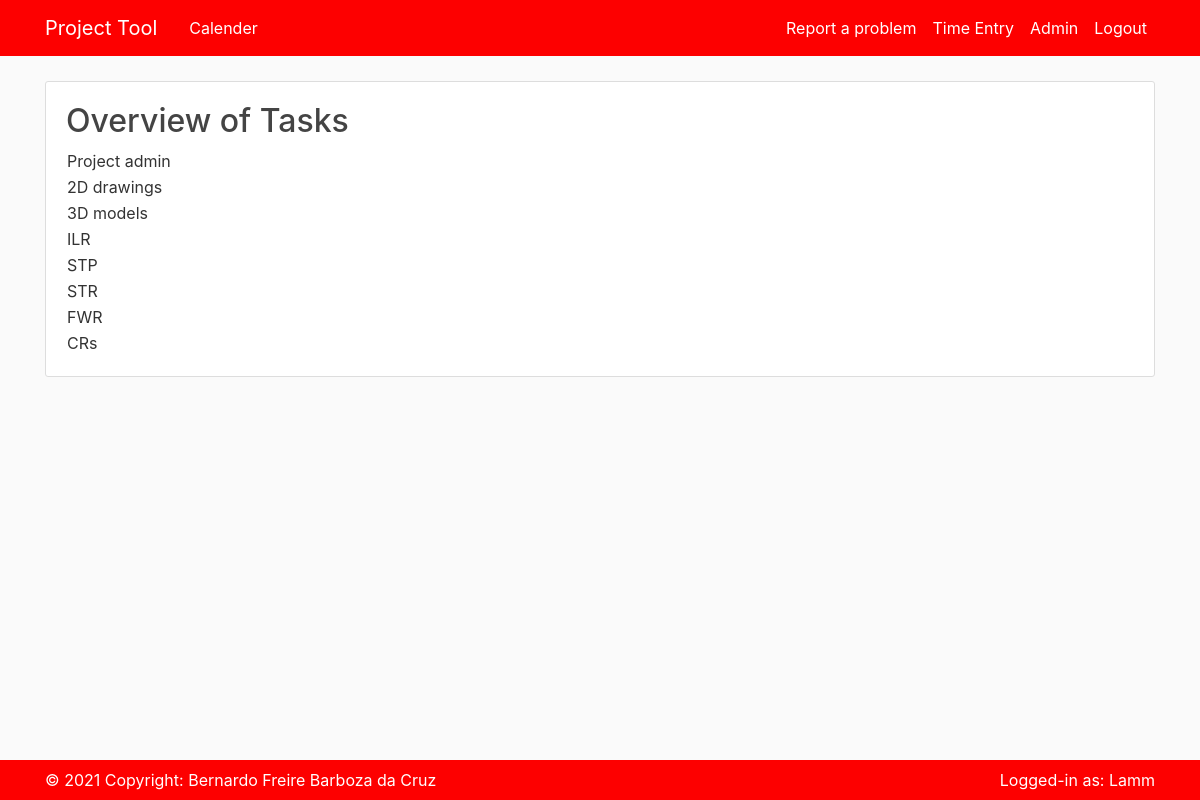
The app's page /admin/admin/tasks/ (signed in) with its own data.
### pm_app/models.py (models this page shows, shortened)
class Task(db.Model):
    id = db.Column(db.Integer, primary_key=True)
    task_name = db.Column(db.Text(100),unique=False,nullable=False)
    task_description = db.Column(db.Text(100),unique=False)
    workedfor = db.relationship('WorkedFor',backref='task',lazy=True)

class User(db.Model, UserMixin):
    id = db.Column(db.Integer, primary_key=True)
    username = db.Column(db.String(20), unique=True, nullable=False)
    email = db.Column(db.String(120), unique=True, nullable=False)
    image_file = db.Column(db.String(20), nullable=False, default='default.jpg')
    password = db.Column(db.String(60), nullable=False)
    supplier = db.Column(db.Integer, nullable=False)
    posts = db.relationship('Post', backref='author', lazy=True)
    workedfor = db.relationship('WorkedFor', backref='author', lazy=True)

### pm_app/routes.py (the view)
@app.route("/admin/<string:username>/tasks/", methods=['GET', 'POST'])
@login_required
def overview_tasks(username):
    tasks = Task.query.all()
    kind = 'tasks'
    return render_template(
        'overview_tasks.html',
        title=f'Overview {kind.capitalize()}',
        kind=kind,
        infos=tasks,
        )

### pm_app/models.py (called while the page is built)
@login_manager.user_loader
def load_user(user_id):
    return User.query.get(int(user_id))

### pm_app/templates/overview_tasks.html (shortened to what this page needs)
{% extends "layout.html" %}
{% block content %}
<div class="content-section">
    <h2>Overview of {{kind.capitalize()}}</h2>
    <table>
        {%for info in infos%}
        <tr>
            <td>{{info.task_name}}
            </td>
        </tr>
        {%endfor%}
    </table>
</div>
{% endblock %}

### pm_app/templates/layout.html (shortened to what this page needs)
<!DOCTYPE html>
<html>
<head>
    <link rel="stylesheet" href="https://maxcdn.bootstrapcdn.com/bootstrap/4.0.0/css/bootstrap.min.css">
    <link rel="stylesheet" type="text/css" href="{{ url_for('static', filename='main.css') }}">
</head>
<body>
    <header class="site-header">
      <nav class="navbar navbar-expand-md navbar-dark bg-steel fixed-top">
        <div class="container">
          <a class="navbar-brand mr-4" href="/">Project Tool</a>
          <div class="collapse navbar-collapse" id="navbarToggle">
            <div class="navbar-nav mr-auto">
              <a class="nav-item nav-link" href="{{ url_for('calendar_overview') }}">Calender</a>
            </div>
            <div class="navbar-nav">
              {% if current_user.is_authenticated %}
                <a class="nav-item nav-link" href="{{ url_for('new_post') }}">Report a problem</a>
                <a class="nav-item nav-link" href="{{ url_for('create_time_entry') }}">Time Entry</a>
                <a class="nav-item nav-link" href="{{ url_for('admin')}}">Admin</a>
                <a class="nav-item nav-link" href="{{ url_for('logout') }}">Logout</a>
              {% else %}
                <a class="nav-item nav-link" href="{{ url_for('login') }}">Login</a>
                <a class="nav-item nav-link" href="{{ url_for('register') }}">Register</a>
              {% endif %}
            </div>
          </div>
        </div>
      </nav>
    </header>
    <main role="main" class="container">
      <div class="row">
        <div class="col-md-8">
          {% with messages = get_flashed_messages(with_categories=true) %}
        </div>
      </div>
      {% endwith %}
      {% block content %}  {% endblock %}
    </main>
    <footer class="site-header">
      <nav class="navbar navbar-expand-md navbar-dark bg-steel fixed-bottom">
        <div class="container">
          <div class="navbar-nav mr-auto">
            <p class="navbar-nav" style="color: #ffffff;">© 2021 Copyright:
              Bernardo Freire Barboza da Cruz</p>
          </div>
          <div class="navbar-nav">
            <p class="navbar-nav" style="color: #ffffff;">Logged-in as: {{current_user.username}}</p>
          </div>
        </div>
      </nav>
    </footer>
</body>
</html>

### pm_app/static/main.css (style rules this page uses)
body { background: #fafafa; color: #333333; margin-top: 5rem; margin-bottom: 5rem; }
h1, h2, h3, h4, h5, h6 { color: #444444; }
.bg-steel { background-color: #fd0000; }
.site-header .navbar-nav .nav-link { color: #ffffff; }
.content-section { background: #ffffff; padding: 20px 20px; border: 1px solid #dddddd; border-radius: 3px; margin-bottom: 20px; }
th, td { text-align: left; }

### records on screen
Task: task_name "Project admin"
Task: task_name "2D drawings"
Task: task_name "3D models"
Task: task_name "ILR"
Task: task_name "STP"
Task: task_name "STR"
Task: task_name "FWR"
Task: task_name "CRs"
User: username "Lamm"

### other values on screen
{{ kind.capitalize() }} "Tasks"
